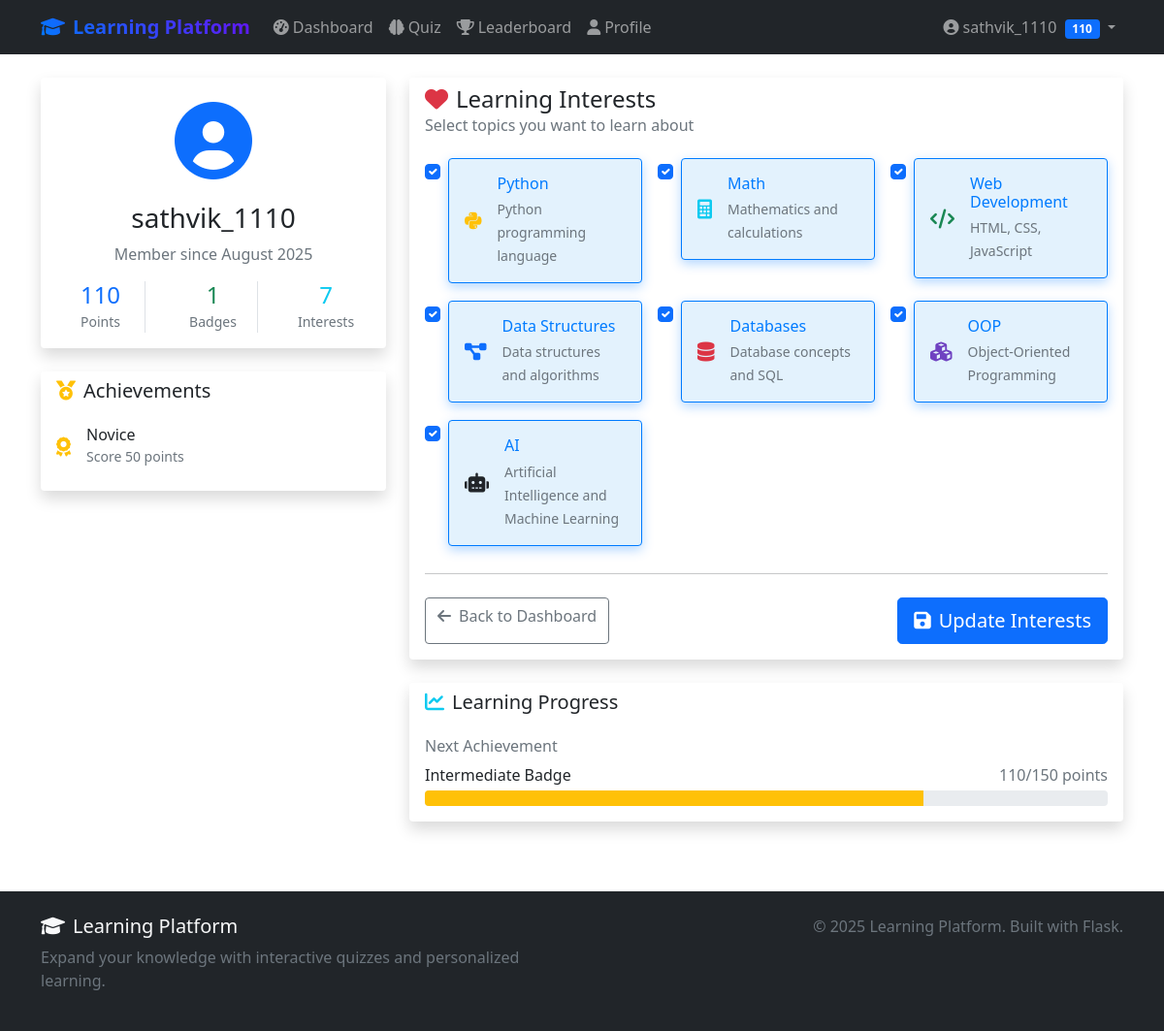
The page /profile (signed in) on the database its author committed.
### app.py (models this page shows, shortened)
class User(UserMixin, db.Model):
    id = db.Column(db.Integer, primary_key=True)
    username = db.Column(db.String(80), unique=True, nullable=False, index=True)
    password_hash = db.Column(db.String(120), nullable=False)
    score = db.Column(db.Integer, default=0)
    is_admin = db.Column(db.Boolean, default=False)
    created_at = db.Column(db.DateTime, default=datetime.utcnow)
    badges = db.relationship('Badge', secondary=user_badges, lazy='subquery',
                           backref=db.backref('users', lazy=True))
    interests = db.relationship('Topic', secondary=user_interests, lazy='subquery',
                              backref=db.backref('interested_users', lazy=True))
    quiz_history = db.relationship('QuizHistory', backref='user', lazy=True, cascade='all, delete-orphan')

class Badge(db.Model):
    id = db.Column(db.Integer, primary_key=True)
    name = db.Column(db.String(50), unique=True, nullable=False)
    description = db.Column(db.String(200))
    points_required = db.Column(db.Integer, default=0)

class Topic(db.Model):
    id = db.Column(db.Integer, primary_key=True)
    name = db.Column(db.String(50), unique=True, nullable=False, index=True)
    description = db.Column(db.String(200))
    questions = db.relationship('Question', backref='topic_obj', lazy=True)

### app.py (the view, shortened to what this page needs)
@app.route('/profile', methods=['GET', 'POST'])
@login_required
def profile():
    topics = Topic.query.all()
    return render_template('profile.html', topics=topics)

### app.py (called while the page is built)
@login_manager.user_loader
def load_user(user_id):
    return User.query.get(int(user_id))

### templates/profile.html (shortened to what this page needs)
{% extends "base.html" %}
{% block content %}
<div class="container py-4">
    <div class="row">
        <div class="col-md-4 mb-4">
            <div class="card border-0 shadow">
                <div class="card-body text-center">
                    <div class="display-1 text-primary mb-3">
                        <i class="fas fa-user-circle"></i>
                    </div>
                    <h3 class="card-title">{{ current_user.username }}</h3>
                    <p class="text-muted mb-3">Member since {{ current_user.created_at.strftime('%B %Y') }}</p>
                    <div class="row text-center">
                        <div class="col-4">
                            <div class="border-end">
                                <h4 class="text-primary mb-0">{{ current_user.score }}</h4>
                                <small class="text-muted">Points</small>
                            </div>
                        </div>
                        <div class="col-4">
                            <div class="border-end">
                                <h4 class="text-success mb-0">{{ current_user.badges|length }}</h4>
                                <small class="text-muted">Badges</small>
                            </div>
                        </div>
                        <div class="col-4">
                            <h4 class="text-info mb-0">{{ current_user.interests|length }}</h4>
                            <small class="text-muted">Interests</small>
                        </div>
                    </div>
                </div>
            </div>
            <div class="card border-0 shadow mt-4">
                <div class="card-header bg-white border-0">
                    <h5 class="card-title mb-0">
                        <i class="fas fa-medal me-2 text-warning"></i>Achievements
                    </h5>
                </div>
                <div class="card-body">
                    {% if current_user.badges %}
                        {% for badge in current_user.badges %}
                        <div class="d-flex align-items-center mb-2">
                            <div class="text-warning me-3">
                                <i class="fas fa-award fa-lg"></i>
                            </div>
                            <div>
                                <h6 class="mb-0">{{ badge.name }}</h6>
                                <small class="text-muted">{{ badge.description }}</small>
                            </div>
                        </div>
                        {% endfor %}
                    {% else %}
                        <div class="text-center text-muted py-3">
                            <i class="fas fa-medal display-4 opacity-25 mb-2"></i>
                            <p class="mb-0">No badges yet!</p>
                            <small>Start taking quizzes to earn achievements.</small>
                        </div>
                    {% endif %}
                </div>
            </div>
        </div>
        <div class="col-md-8">
            <div class="card border-0 shadow">
                <div class="card-header bg-white border-0">
                    <h4 class="card-title mb-0">
                        <i class="fas fa-heart me-2 text-danger"></i>Learning Interests
                    </h4>
                    <p class="text-muted mb-0">Select topics you want to learn about</p>
                </div>
                <div class="card-body">
                    <form method="POST" action="{{ url_for('profile') }}">
                        <div class="row g-3">
                            {% for topic in topics %}
                            <div class="col-md-6 col-lg-4">
                                <div class="form-check">
                                    <input class="form-check-input"
                                           type="checkbox"
                                           value="{{ topic.name }}"
                                           id="interest_{{ topic.id }}"
                                           name="interests"
                                           {% if topic in current_user.interests %}checked{% endif %}>
                                    <label class="form-check-label w-100 p-3 border rounded cursor-pointer interest-label"
                                           for="interest_{{ topic.id }}">
                                        <div class="d-flex align-items-center">
                                            <div class="me-3">
                                                {% if topic.name == 'Python' %}
                                                    <i class="fab fa-python text-warning fa-lg"></i>
                                                {% elif topic.name == 'Math' %}
                                                    <i class="fas fa-calculator text-info fa-lg"></i>
                                                {% elif topic.name == 'Web Development' %}
                                                    <i class="fas fa-code text-success fa-lg"></i>
                                                {% elif topic.name == 'Data Structures' %}
                                                    <i class="fas fa-project-diagram text-primary fa-lg"></i>
                                                {% elif topic.name == 'Databases' %}
                                                    <i class="fas fa-database text-danger fa-lg"></i>
                                                {% elif topic.name == 'OOP' %}
                                                    <i class="fas fa-cubes text-purple fa-lg"></i>
                                                {% elif topic.name == 'AI' %}
                                                    <i class="fas fa-robot text-dark fa-lg"></i>
                                                {% else %}
                                                    <i class="fas fa-book text-secondary fa-lg"></i>
                                                {% endif %}
                                            </div>
                                            <div>
                                                <h6 class="mb-1">{{ topic.name }}</h6>
                                                {% if topic.description %}
                                                <small class="text-muted">{{ topic.description }}</small>
                                                {% endif %}
                                            </div>
                                        </div>
                                    </label>
                                </div>
                            </div>
                            {% endfor %}
                        </div>
                        <hr class="my-4">
                        <div class="d-flex justify-content-between">
                            <a href="{{ url_for('dashboard') }}" class="btn btn-outline-secondary">
                                <i class="fas fa-arrow-left me-2"></i>Back to Dashboard
                            </a>
                            <button type="submit" class="btn btn-primary btn-lg">
                                <i class="fas fa-save me-2"></i>Update Interests
                            </button>
                        </div>
                    </form>
                </div>
            </div>
            <div class="card border-0 shadow mt-4">
                <div class="card-header bg-white border-0">
                    <h5 class="card-title mb-0">
                        <i class="fas fa-chart-line me-2 text-info"></i>Learning Progress
                    </h5>
                </div>
                <div class="card-body">
                    <div class="row g-3">
                        <div class="col-12">
                            <h6 class="text-muted mb-2">Next Achievement</h6>
                            {% if current_user.score < 50 %}
                                <div class="d-flex justify-content-between mb-1">
                                    <span>Novice Badge</span>
                                    <span class="text-muted">{{ current_user.score }}/50 points</span>
                                </div>
                                <div class="progress">
                                    <div class="progress-bar bg-info" style="width: {{ (current_user.score / 50 * 100)|round }}%"></div>
                                </div>
                            {% elif current_user.score < 150 %}
                                <div class="d-flex justify-content-between mb-1">
                                    <span>Intermediate Badge</span>
                                    <span class="text-muted">{{ current_user.score }}/150 points</span>
                                </div>
                                <div class="progress">
                                    <div class="progress-bar bg-warning" style="width: {{ (current_user.score / 150 * 100)|round }}%"></div>
                                </div>
                            {% else %}
                                <div class="text-center text-success">
                                    <i class="fas fa-crown fa-2x mb-2"></i>
                                    <p class="mb-0">All achievements unlocked!</p>
                                    <small class="text-muted">You're a learning champion!</small>
                                </div>
                            {% endif %}
                        </div>
                    </div>
                </div>
            </div>
        </div>
    </div>
</div>
{% endblock %}

### templates/base.html (shortened to what this page needs)
<!DOCTYPE html>
<html lang="en">
<head>
    <link href="https://cdnjs.cloudflare.com/ajax/libs/bootstrap/5.1.3/css/bootstrap.min.css" rel="stylesheet">
    <link href="https://cdnjs.cloudflare.com/ajax/libs/font-awesome/6.0.0/css/all.min.css" rel="stylesheet">
</head>
<body>
    <nav class="navbar navbar-expand-lg navbar-dark bg-dark">
        <div class="container">
            <a class="navbar-brand" href="{{ url_for('index') }}">
                <i class="fas fa-graduation-cap me-2"></i>Learning Platform
            </a>
            <div class="collapse navbar-collapse" id="navbarNav">
                <ul class="navbar-nav me-auto">
                    {% if current_user.is_authenticated %}
                        <li class="nav-item">
                            <a class="nav-link" href="{{ url_for('dashboard') }}">
                                <i class="fas fa-tachometer-alt me-1"></i>Dashboard
                            </a>
                        </li>
                        <li class="nav-item">
                            <a class="nav-link" href="{{ url_for('quiz') }}">
                                <i class="fas fa-brain me-1"></i>Quiz
                            </a>
                        </li>
                        <li class="nav-item">
                            <a class="nav-link" href="{{ url_for('leaderboard') }}">
                                <i class="fas fa-trophy me-1"></i>Leaderboard
                            </a>
                        </li>
                        <li class="nav-item">
                            <a class="nav-link" href="{{ url_for('profile') }}">
                                <i class="fas fa-user me-1"></i>Profile
                            </a>
                        </li>
                    {% endif %}
                </ul>
                <ul class="navbar-nav">
                    {% if current_user.is_authenticated %}
                        <li class="nav-item dropdown">
                            <a class="nav-link dropdown-toggle" href="#" id="userDropdown" role="button" data-bs-toggle="dropdown">
                                <i class="fas fa-user-circle me-1"></i>{{ current_user.username }}
                                <span class="badge bg-primary ms-1">{{ current_user.score }}</span>
                            </a>
                        </li>
                    {% endif %}
                </ul>
            </div>
        </div>
    </nav>
    <main>
        {% block content %}{% endblock %}
    </main>
    <footer class="bg-dark text-light mt-5 py-4">
        <div class="container">
            <div class="row">
                <div class="col-md-6">
                    <h5><i class="fas fa-graduation-cap me-2"></i>Learning Platform</h5>
                    <p class="text-muted">Expand your knowledge with interactive quizzes and personalized learning.</p>
                </div>
                <div class="col-md-6 text-md-end">
                    <p class="text-muted mb-0">&copy; 2025 Learning Platform. Built with Flask.</p>
                </div>
            </div>
        </div>
    </footer>
</body>
</html>

### templates/base.html (style rules this page uses)
.navbar-brand { font-weight: bold; background: linear-gradient(45deg, #007bff, #6610f2); -webkit-background-clip: text; -webkit-text-fill-color: transparent; background-clip: text; }

### templates/profile.html (style rules this page uses)
.interest-label { transition: all 0.2s ease; cursor: pointer; }
.form-check-input:checked + .interest-label { background-color: #e3f2fd; border-color: #007bff !important; color: #007bff; transform: translateY(-2px); box-shadow: 0 4px 12px rgba(0,123,255,0.3); }
.cursor-pointer { cursor: pointer; }
.text-purple { color: #6f42c1 !important; }

### rows shown on the page
User: username "sathvik_1110", score "110", created_at "August 2025"
Badge: name "Novice", description "Score 50 points"
Topic: name "Python", description "Python programming language"
Topic: name "Math", description "Mathematics and calculations"
Topic: name "Web Development", description "HTML, CSS, JavaScript"
Topic: name "Data Structures", description "Data structures and algorithms"
Topic: name "Databases", description "Database concepts and SQL"
Topic: name "OOP", description "Object-Oriented Programming"
Topic: name "AI", description "Artificial Intelligence and Machine Learning"

### other values the page prints
{{ current_user.badges|length }} "1"
{{ current_user.interests|length }} "7"
